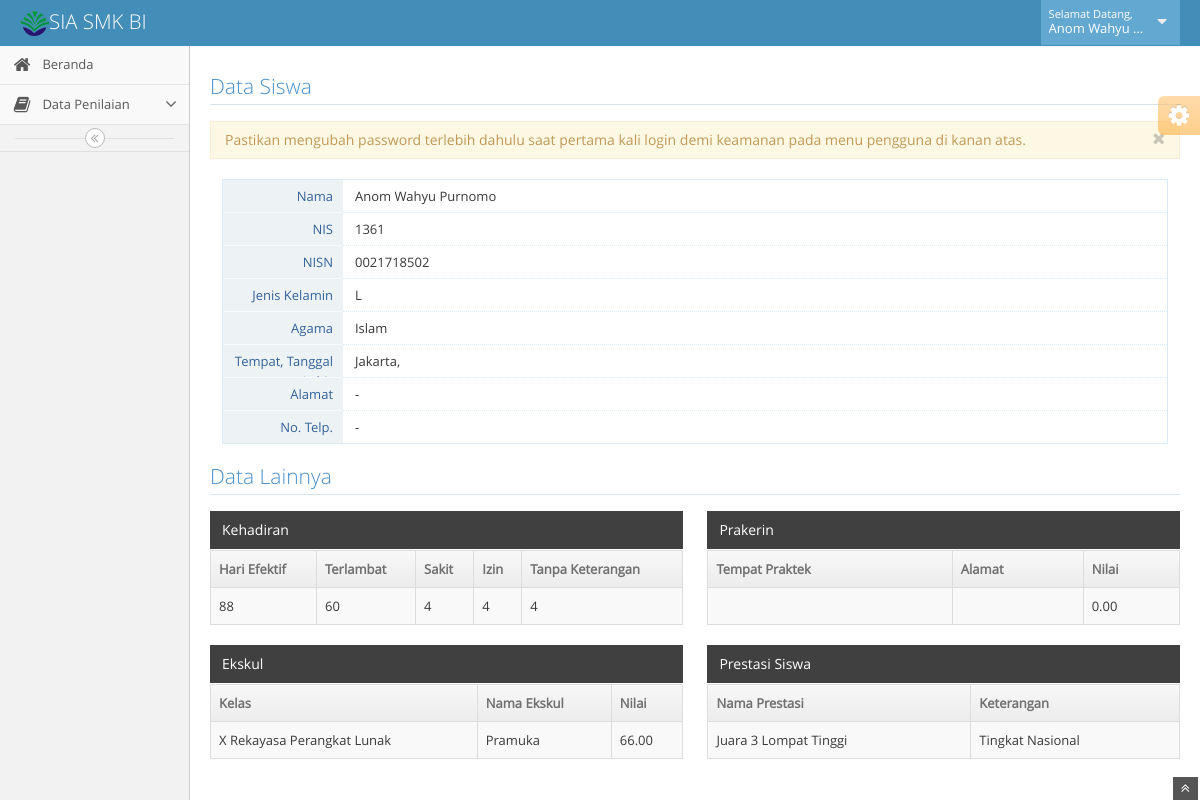
Page /siswa/siswa.php (signed in) on the committed database.
### tables this page shows
CREATE TABLE `siswa` (
  `kode_siswa` int(5) NOT NULL,
  `nis` varchar(16) NOT NULL,
  `nisn` varchar(16) DEFAULT NULL,
  `nama_siswa` varchar(40) NOT NULL,
  `jk` char(1) NOT NULL,
  `agama` varchar(10) NOT NULL,
  `tempat_lahir` varchar(40) DEFAULT NULL,
  `tgl_lahir` char(10) DEFAULT NULL,
  `alamat` varchar(90) DEFAULT NULL,
  `no_telp` varchar(16) DEFAULT NULL,
  `status_siswa` char(1) NOT NULL,
  `pass` varchar(16) NOT NULL
);

CREATE TABLE `kehadiran` (
  `id` int(10) NOT NULL,
  `semester` varchar(6) NOT NULL,
  `hari_efektif` int(3) DEFAULT '0',
  `sakit` int(3) NOT NULL,
  `izin` int(3) NOT NULL,
  `alpha` int(3) NOT NULL,
  `terlambat` int(3) NOT NULL,
  `kode_kelas` int(4) NOT NULL,
  `kode_siswa` int(5) NOT NULL
);

CREATE TABLE `kelas` (
  `kode_kelas` int(4) NOT NULL,
  `tahun_ajar` varchar(10) NOT NULL,
  `kelas` varchar(5) NOT NULL,
  `peminatan` varchar(25) NOT NULL
);

CREATE TABLE `ekskul` (
  `kode_ekskul` int(4) NOT NULL,
  `nama_ekskul` varchar(30) NOT NULL
);

CREATE TABLE `ekskul_siswa` (
  `id` int(16) NOT NULL,
  `nilai_ekskul` decimal(5,2) DEFAULT NULL,
  `kode_siswa` int(5) NOT NULL,
  `kode_kelas` int(4) NOT NULL,
  `kode_ekskul` int(4) NOT NULL
);

CREATE TABLE `prakerin` (
  `id` int(10) NOT NULL,
  `tempat` varchar(50) DEFAULT NULL,
  `alamat` varchar(90) DEFAULT NULL,
  `nilai` decimal(5,2) DEFAULT NULL,
  `kode_siswa` int(5) NOT NULL,
  `kode_kelas` int(4) NOT NULL
);

CREATE TABLE `prestasi` (
  `id` int(10) NOT NULL,
  `prestasi` varchar(90) DEFAULT NULL,
  `keterangan` varchar(180) DEFAULT NULL,
  `kode_kelas` int(4) NOT NULL,
  `kode_siswa` int(5) NOT NULL
);

### siswa/siswa.php (the view, shortened to what this page needs)
<?php
	include '../config.php';
	$user=$_SESSION['user'];
	$query="select * from siswa where nis='$user'";
	$result=mysqli_query($koneksi,$query);
	$data=mysqli_fetch_array($result);
	$nama=$data['nama_siswa'];
	$kodesiswa=$data['kode_siswa'];
	$nis=$data['nis'];
	$nisn=$data['nisn'];
	$jk=$data['jk'];
	$agm=$data['agama'];
	$tl=$data['tempat_lahir'];
	$tgll=$data['tgl_lahir'];
	$alm=$data['alamat'];
	$telp=$data['no_telp'];
	$queryk="select * from kehadiran where kode_siswa='$kodesiswa'";
	$resultk=mysqli_query($koneksi,$queryk);
	$datak=mysqli_fetch_array($resultk);
	$querye="select * from kelas, kelas_siswa, ekskul, ekskul_siswa where kelas.kode_kelas=kelas_siswa.kode_kelas and kelas_siswa.kode_siswa=ekskul_siswa.kode_siswa and ekskul.kode_ekskul=ekskul_siswa.kode_ekskul and ekskul_siswa.kode_siswa='$kodesiswa'";
	$resulte=mysqli_query($koneksi,$querye);
	$querypra="select * from prakerin where kode_siswa='$kodesiswa'";
	$resultpra=mysqli_query($koneksi,$querypra);
	$datapra=mysqli_fetch_array($resultpra);
	$querypre="select * from prestasi where kode_siswa=$kodesiswa";
	$resultpre=mysqli_query($koneksi,$querypre);
?>
<!DOCTYPE html>
<html lang="en">
	<head>
		<link href="../assets/css/bootstrap.min.css" rel="stylesheet" />
		<link href="../assets/css/bootstrap-responsive.min.css" rel="stylesheet" />
		<link rel="stylesheet" href="../assets/css/font-awesome.min.css" />
		<link rel="stylesheet" href="../assets/css/ace-fonts.css" />
		<link rel="stylesheet" href="../assets/css/ace.min.css" />
		<link rel="stylesheet" href="../assets/css/ace-responsive.min.css" />
		<link rel="stylesheet" href="../assets/css/ace-skins.min.css" />
	</head>
	<body>
		<div class="navbar">
			<div class="navbar-inner">
				<div class="container-fluid">
					<a href="#" class="brand">
						<small>
							<img src="../assets/images/logobi-25.png" width="15%">SIA SMK BI
						</small>
					</a>
					<ul class="nav ace-nav pull-right">
						<li class="light-blue">
							<a data-toggle="dropdown" href="#" class="dropdown-toggle">
								<span class="user-info">
									<small>Selamat Datang,</small>
									<?php
										echo $nama;
									?>
								</span>
								<i class="icon-caret-down"></i>
							</a>
						</li>
					</ul>
				</div>
			</div>
		</div>
		<div class="main-container container-fluid">
			<div class="sidebar" id="sidebar">
				<ul class="nav nav-list">
					<li>
						<a href="siswa.php">
							<i class="icon-home"></i>
							<span class="menu-text"> Beranda </span>
						</a>
					</li>
					<li>
						<a href="#" class="dropdown-toggle">
							<i class="icon-book "></i>
							<span class="menu-text"> Data Penilaian </span>
							<b class="arrow icon-angle-down"></b>
						</a>
					</li>
				</ul>
				<div class="sidebar-collapse" id="sidebar-collapse">
					<i class="icon-double-angle-left"></i>
				</div>
			</div>
			<div class="main-content">
				<div class="page-content">
					<div class="row-fluid">
						<div class="span12">
							<h3 class="header smaller lighter blue">
								Data Siswa
							</h3>
							<div class="alert alert-warning">
								<button type="button" class="close" data-dismiss="alert">
									<i class="icon-remove"></i>
								</button>
								Pastikan mengubah password terlebih dahulu saat pertama kali login demi keamanan pada menu pengguna di kanan atas.
							</div>
							<div class="profile-user-info profile-user-info-striped">
								<div class="profile-info-row">
									<div class="profile-info-name"> Nama </div>
									<div class="profile-info-value">
										<?php echo $nama ?>
									</div>
								</div>
								<div class="profile-info-row">
									<div class="profile-info-name"> NIS </div>
									<div class="profile-info-value">
										<?php echo $nis ?>
									</div>
								</div>
								<div class="profile-info-row">
									<div class="profile-info-name"> NISN </div>
									<div class="profile-info-value">
										<?php echo $nisn ?>
									</div>
								</div>
								<div class="profile-info-row">
									<div class="profile-info-name"> Jenis Kelamin </div>
									<div class="profile-info-value">
										<?php echo $jk ?>
									</div>
									</div>
									<div class="profile-info-row">
										<div class="profile-info-name"> Agama </div>
										<div class="profile-info-value">
											<?php echo $agm ?>
										</div>
									</div>
									<div class="profile-info-row">
										<div class="profile-info-name"> Tempat, Tanggal Lahir </div>
										<div class="profile-info-value">
											<?php echo $tl.', '.$tgll ?>
										</div>
									</div>
									<div class="profile-info-row">
										<div class="profile-info-name"> Alamat </div>
										<div class="profile-info-value">
											<?php
												if ($alm!='') {
													echo $alm;
												}else{
													echo "-";
												}
											?>
										</div>
									</div>
									<div class="profile-info-row">
										<div class="profile-info-name"> No. Telp. </div>
										<div class="profile-info-value">
											<?php
												if ($telp!='') {
													echo $telp;
												}else{
													echo "-";
												}
											?>
										</div>
									</div>
								</div>
								<h3 class="header smaller lighter blue">
									Data Lainnya
								</h3>
								<div class="row-fluid">
									<div class="span6">
										<div class="table-header header-color-dark" data-html="true" data-original-title="Jumlah kehadiran dalam satu semester." data-rel="tooltip">
											Kehadiran
										</div>
										<table class="table table-striped table-bordered table-hover ">
											<thead>
												<tr>
													<th>Hari Efektif</th>
													<th>Terlambat</th>
													<th>Sakit</th>
													<th>Izin</th>
													<th>Tanpa Keterangan</th>
												</tr>
											</thead>
											<tbody>
											<?php
									    		echo "<tr>
									    		<td>".$datak['hari_efektif']."</td>
									    		<td>".$datak['terlambat']."</td>
									    		<td>".$datak['sakit']."</td>
									    		<td>".$datak['izin']."</td>
									    		<td>".$datak['alpha']."</td>
									    		</tr>";
									    	?>
											</tbody>
										</table>
										<div class="table-header header-color-dark" data-html="true" data-original-title="Ekskul yang diambil selama menjadi siswa." data-rel="tooltip">
											Ekskul
										</div>
										<table class="table table-striped table-bordered table-hover ">
											<thead>
												<tr>
													<th>Kelas</th>
													<th>Nama Ekskul</th>
													<th>Nilai</th>
												</tr>
											</thead>
											<tbody>
											<?php
												while ($datae=mysqli_fetch_array($resulte)) {
													if ($datae['nama_ekskul']!='') {
														echo "<tr>
												    		<td>".$datae['kelas']." ".$datae['peminatan']."</td>
												    		<td>".$datae['nama_ekskul']."</td>
												    		<td>".$datae['nilai_ekskul']."</td>
												    		</tr>";
											    	}
										    	}
									    	?>
											</tbody>
										</table>
									</div>
									<div class="span6">
										<div class="table-header header-color-dark" data-html="true" data-original-title="Data untuk siswa yang telah mengikuti prakerin." data-rel="tooltip">
											Prakerin
										</div>
										<table class="table table-striped table-bordered table-hover ">
											<thead>
												<tr>
													<th>Tempat Praktek</th>
													<th>Alamat</th>
													<th>Nilai</th>
												</tr>
											</thead>
											<tbody>
												<?php
										    		echo "<tr>
										    		<td>".$datapra['tempat']."</td>
										    		<td>".$datapra['alamat']."</td>
										    		<td>".$datapra['nilai']."</td>
										    		</tr>";
										    	?>
											</tbody>
										</table>
										<div class="table-header header-color-dark" data-html="true" data-original-title="Prestasi yang diraih selama menjadi siswa." data-rel="tooltip">
												Prestasi Siswa
										</div>
										<table class="table table-striped table-bordered table-hover ">
											<thead>
												<tr>
													<th>Nama Prestasi</th>
													<th>Keterangan</th>
												</tr>
											</thead>
											<tbody>
											<?php
												while ($datapre=mysqli_fetch_array($resultpre)) {
										    		echo "<tr>
											    		<td>".$datapre['prestasi']."</td>
											    		<td>".$datapre['keterangan']."</td>
										    		</tr>";
										    	}
									    	?>
											</tbody>
										</table>
									</div>
								</div>
						</div>
					</div>
				</div>
				<div class="ace-settings-container" id="ace-settings-container">
					<div class="btn btn-app btn-mini btn-warning ace-settings-btn" id="ace-settings-btn">
						<i class="icon-cog bigger-150"></i>
					</div>
				</div>
			</div>
		</div>
		<a href="#" id="btn-scroll-up" class="btn-scroll-up btn btn-small btn-inverse">
			<i class="icon-double-angle-up icon-only bigger-110"></i>
		</a>
	</body>
</html>

### rows in the picture
siswa: nama_siswa "Anom Wahyu…", nama_siswa "Anom Wahyu Purnomo", nis "1361", nisn "0021718502", jk "L", agama "Islam", tempat_lahir "Jakarta"
kehadiran: hari_efektif "88", terlambat "60", sakit "4", izin "4", alpha "4"
kelas: kelas "X", peminatan "Rekayasa Perangkat Lunak", ekskul.nama_ekskul "Pramuka", ekskul_siswa.nilai_ekskul "66.00"
prakerin: nilai "0.00"
prestasi: prestasi "Juara 3 Lompat Tinggi", keterangan "Tingkat Nasional"
